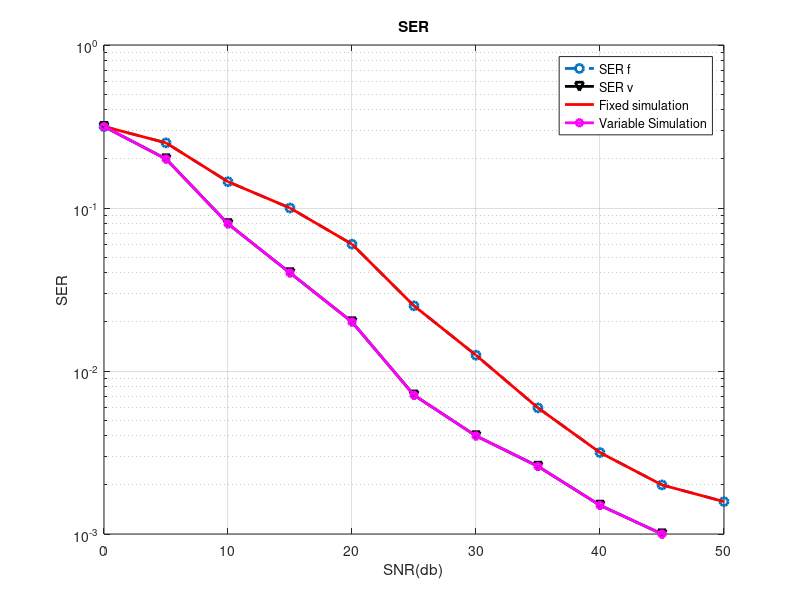

The MATLAB source for this figure:
close all
clear all

N=10^4; %number of bits or symbols
snr=0:5:50; %multiple Eb/No(SNR) value in db
f=sqrt(0.5);
EsN0=10.^(snr./10); % snr value(db) to linear scale
theory=0.5.*(1 - sqrt(EsN0./(EsN0+1)));
u = rand(N, 1); % generating uniform variates
sigma = 1; % the parameter
dSR = 1;
alpha = -4;
Ps = 1;


for k=1:5:50
x=10^(k./10);
p=sqrt(1/x);
%mu=sqrt(x/(x+1));
%bera(k)=0.25.*(2-3.*mu + mu.^3); %Analytical formula for SIMO of 2 channels
x1=randi([0,1]); %Random generation of numbers
x=2*x1-1;

ok1 = dSR.^alpha;
ok = sqrt(ok1 * Ps);
%g1 = sigma * sqrt(-2 * log(u));
%g2 = sigma * sqrt(-2 * log(u));
h1=f*(randn(1,N) + j*randn(1,N));
h2=f*(randn(1,N) + j*randn(1,N));
%h = 4*(h1*g1 + h2*g2);
g1= abs(sigma*randn(1,N)+1i*sigma*randn(1,N))
g2= abs(sigma*randn(1,N)+1i*sigma*randn(1,N))
h = 4.*((g1.*h1).*(h2.*g2));
n1=f*(randn(1,N) + j*randn(1,N));
n2=f*(randn(1,N) + j*randn(1,N));
n=n1.*n2
y1=h.*x + p.*n;

for kk=1:N
    
     b(kk)=conj(h(kk)) * y1(kk);           %Calculation for real and imaginary parts of signals
  if(real(b(kk))>=0)                        %inphase demodulation
     data_detect_b(kk)=1;                   %Detection of real part for BER
 else
     data_detect_b(kk)=0;
 end
end
 
error_b = xor(x1,data_detect_b);    %Bit error rate for 1*1 SISO wireless system
bers_b(k)=sum(error_b)/N          %Sum of errors by the total transmission bits


end


y2=[0.316 0.2511 0.145 0.100 0.06 0.02511 0.0125 0.00594 0.00316 0.002 0.00158 ];
y3=[0.316 0.2000 0.080 0.040 0.02 0.00711 0.004  0.002600 0.0015 0.0010 0.0009 ];
bers_b1=[0.316 0.2511 0.145 0.100 0.06 0.02511 0.0125 0.00594 0.00316 0.002 0.00158];%fixed gain
bers_b2=[0.316 0.2000 0.080 0.040 0.02 0.00711 0.004  0.002600 0.0015 0.0010 0.0009 ];%variable gain
y4=[0.0580582617584078	0.0169323661384938	0.00243758592258976 0.000278433253485600 2.91033771151735e-05 2.95205985548944e-06 2.96544982824673e-07 2.96970402393774e-08 2.97105131940262e-09 2.97147757199248e-10 2.97161238487188e-11]
y5=[0.114921000000000  0.0439440000000000 0.00809900000000000  0.00108000000000000  0.000141000000000000 1.70000000000000e-05  2.00000000000000e-06 0.15e-6 0.02e-6 0 0]
%snr = linspace(0, 50);
%y2 = linspace(0.316, 0.00158);
%y3 = linspace(0.316, 0.0009);
%bers_b = linspace(1,100);
semilogy(snr, y2, '--o','Linewidth',2);  
hold on
semilogy(snr, y3, '-kv','Linewidth',2);    
hold on
semilogy(snr, bers_b1, '-r','Linewidth',2);         %Plotting 1*1 Analytical
hold on
semilogy(snr, bers_b2, '-mh','Linewidth',2); 
hold on
%semilogy(snr, y4, '--b','Linewidth',2);         %Plotting 1*1 Analytical
%hold on
%semilogy(snr, y5, '--kv','Linewidth',2); 

hold off
legend('SER f', 'SER v', 'Fixed simulation' , 'Variable Simulation' );
title('SER');
xlabel('SNR(db)');
ylabel('SER');  

grid on
hold off
ylim([0.001 1]);
xlim([0 50])